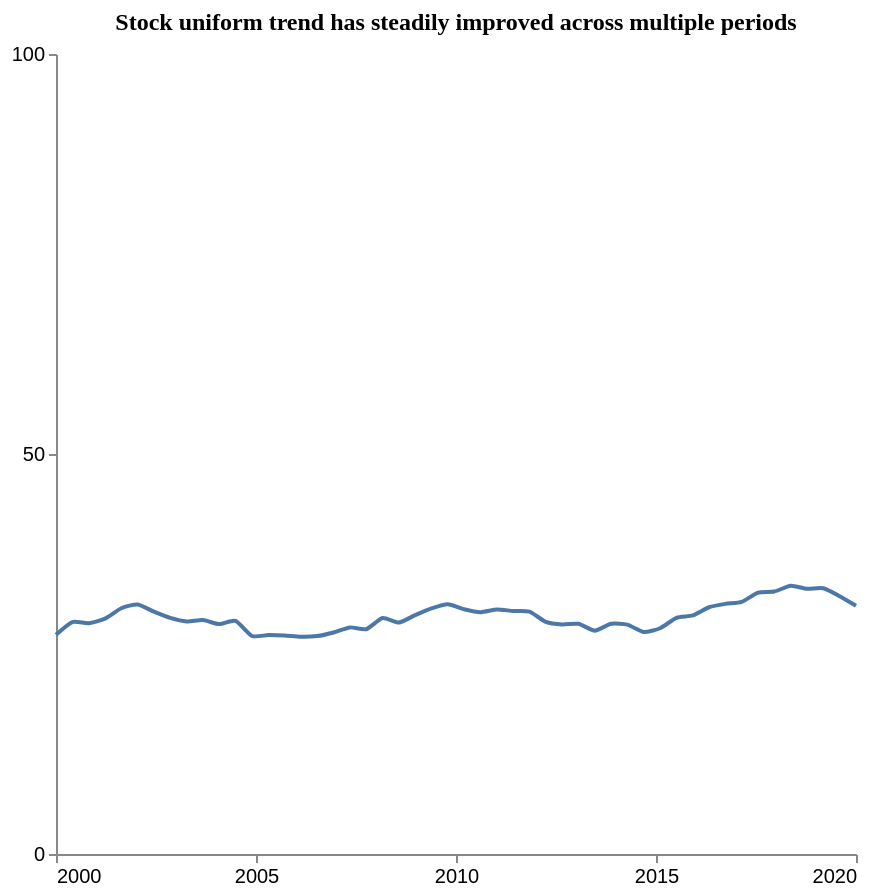

Source (Vega-Lite JSON):
### Vega-Lite specification from a JSON file in a GitHub repository (floating-point values rounded to 4 significant figures)
{"$schema": "https://vega.github.io/schema/vega-lite/v5.json", "description": "Pattern: Uniform", "data": {"values": [{"X": 2000.0, "Y": 27.41}, {"X": 2000.0, "Y": 28.99}, {"X": 2001.0, "Y": 28.85}, {"X": 2001.0, "Y": 29.42}, {"X": 2002.0, "Y": 30.72}, {"X": 2002.0, "Y": 31.2}, {"X": 2002.0, "Y": 30.29}, {"X": 2003.0, "Y": 29.51}, {"X": 2003.0, "Y": 29.07}, {"X": 2004.0, "Y": 29.24}, {"X": 2004.0, "Y": 28.74}, {"X": 2004.0, "Y": 29.14}, {"X": 2005.0, "Y": 27.25}, {"X": 2005.0, "Y": 27.36}, {"X": 2006.0, "Y": 27.3}, {"X": 2006.0, "Y": 27.15}, {"X": 2007.0, "Y": 27.24}, {"X": 2007.0, "Y": 27.69}, {"X": 2007.0, "Y": 28.33}, {"X": 2008.0, "Y": 28.1}, {"X": 2008.0, "Y": 29.49}, {"X": 2009.0, "Y": 28.93}, {"X": 2009.0, "Y": 29.86}, {"X": 2009.0, "Y": 30.71}, {"X": 2010.0, "Y": 31.23}, {"X": 2010.0, "Y": 30.59}, {"X": 2011.0, "Y": 30.23}, {"X": 2011.0, "Y": 30.58}, {"X": 2011.0, "Y": 30.37}, {"X": 2012.0, "Y": 30.29}, {"X": 2012.0, "Y": 29.02}, {"X": 2013.0, "Y": 28.7}, {"X": 2013.0, "Y": 28.77}, {"X": 2013.0, "Y": 27.92}, {"X": 2014.0, "Y": 28.78}, {"X": 2014.0, "Y": 28.67}, {"X": 2015.0, "Y": 27.75}, {"X": 2015.0, "Y": 28.22}, {"X": 2016.0, "Y": 29.52}, {"X": 2016.0, "Y": 29.82}, {"X": 2016.0, "Y": 30.84}, {"X": 2017.0, "Y": 31.26}, {"X": 2017.0, "Y": 31.51}, {"X": 2018.0, "Y": 32.67}, {"X": 2018.0, "Y": 32.81}, {"X": 2018.0, "Y": 33.52}, {"X": 2019.0, "Y": 33.16}, {"X": 2019.0, "Y": 33.21}, {"X": 2020.0, "Y": 32.22}, {"X": 2020.0, "Y": 31.02}]}, "mark": {"type": "line", "interpolate": "cardinal", "tension": 0.4}, "encoding": {"x": {"field": "X", "type": "quantitative", "title": "", "axis": {"grid": false, "format": "d", "values": [2000, 2005, 2010, 2015, 2020], "tickSize": 4}, "scale": {"domain": [2000, 2020]}}, "y": {"field": "Y", "type": "quantitative", "title": "", "axis": {"grid": false, "format": "d", "values": [0, 50, 100], "tickSize": 4, "tickOpacity": 1}, "scale": {"domain": [0, 100]}}}, "title": {"text": "Stock uniform trend has steadily improved across multiple periods", "anchor": "middle", "font": "Tahoma", "fontSize": 12}, "config": {"lineBreak": "^", "view": {"stroke": null}}, "height": 400, "width": 400, "autosize": "pad"}
